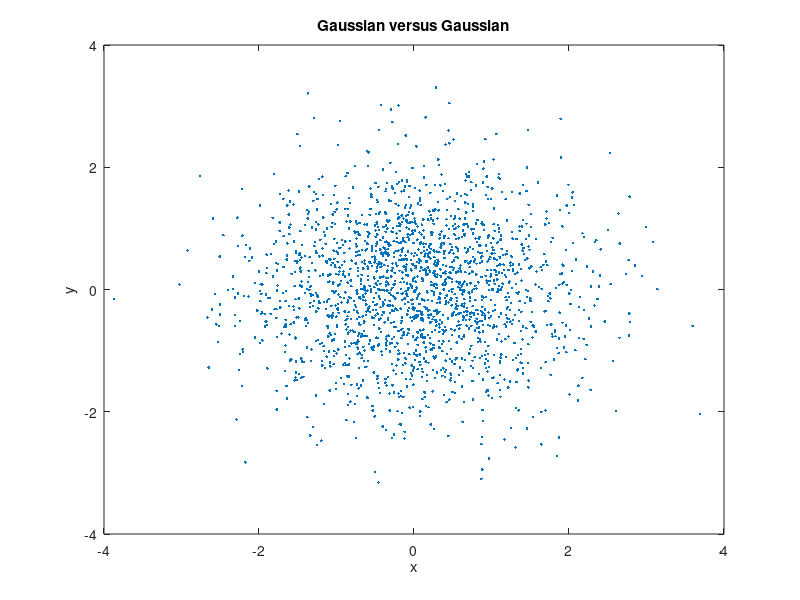
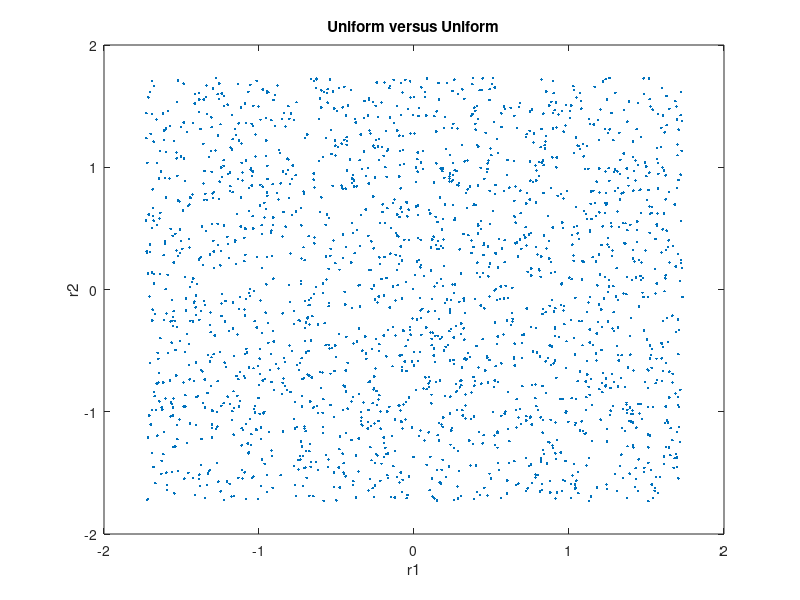
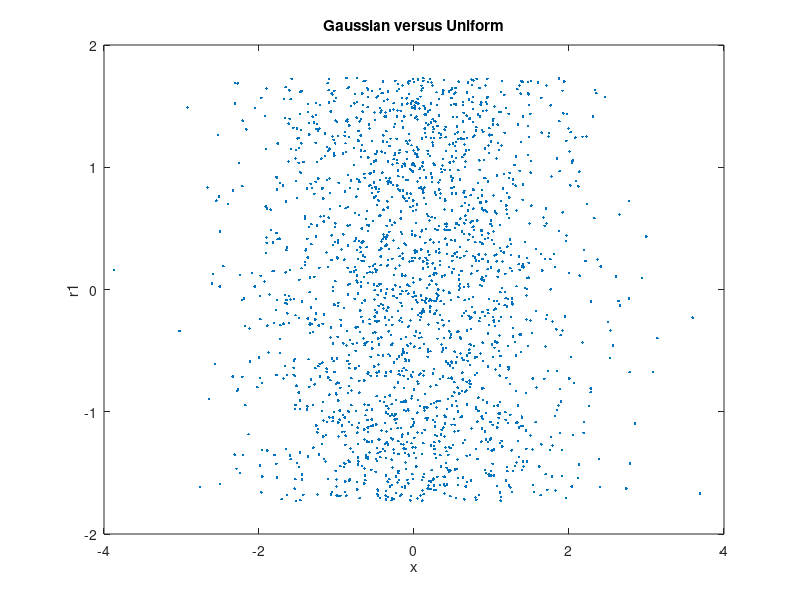

The MATLAB source for these figures, in order:
N=2000;
x=randn(1,N);
y=randn(1,N);
figure(1);
plot(x,y,'.');
xlabel('x');
ylabel('y');
title('Gaussian versus Gaussian');
% the shape of level curves is a circle.
a=-sqrt(3);
b=-a;
r1=a+(b-a).*rand(1,N);
r2=a+(b-a).*rand(1,N);
figure(2);
plot(r1,r2,'.');
xlabel('r1');
ylabel('r2');
title('Uniform versus Uniform');
% square.
figure(3);
plot(x,r1,'.');
xlabel('x');
ylabel('r1');
title('Gaussian versus Uniform');
% rectangular.